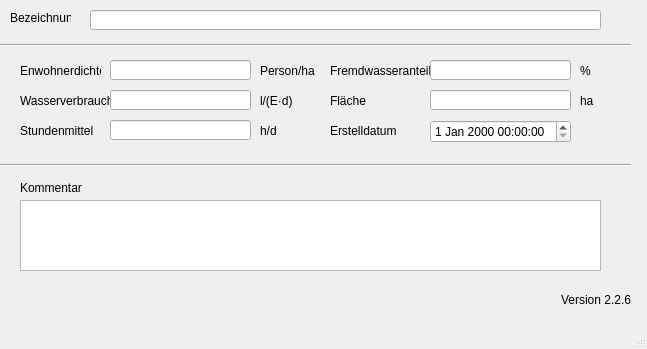
<?xml version="1.0" encoding="UTF-8"?>
<ui version="4.0">
 <class>MainWindow</class>
 <widget class="QMainWindow" name="MainWindow">
  <property name="enabled">
   <bool>true</bool>
  </property>
  <property name="geometry">
   <rect>
    <x>0</x>
    <y>0</y>
    <width>647</width>
    <height>349</height>
   </rect>
  </property>
  <property name="windowTitle">
   <string>MainWindow</string>
  </property>
  <widget class="QWidget" name="centralwidget">
   <widget class="QLabel" name="label_20">
    <property name="geometry">
     <rect>
      <x>330</x>
      <y>60</y>
      <width>111</width>
      <height>21</height>
     </rect>
    </property>
    <property name="text">
     <string>Fremdwasseranteil</string>
    </property>
   </widget>
   <widget class="QLabel" name="label">
    <property name="geometry">
     <rect>
      <x>10</x>
      <y>10</y>
      <width>61</width>
      <height>16</height>
     </rect>
    </property>
    <property name="text">
     <string>Bezeichnung</string>
    </property>
   </widget>
   <widget class="Line" name="line">
    <property name="geometry">
     <rect>
      <x>0</x>
      <y>30</y>
      <width>631</width>
      <height>31</height>
     </rect>
    </property>
    <property name="orientation">
     <enum>Qt::Horizontal</enum>
    </property>
   </widget>
   <widget class="QLabel" name="label_14">
    <property name="geometry">
     <rect>
      <x>20</x>
      <y>180</y>
      <width>81</width>
      <height>16</height>
     </rect>
    </property>
    <property name="text">
     <string>Kommentar</string>
    </property>
   </widget>
   <widget class="QLabel" name="label_11">
    <property name="geometry">
     <rect>
      <x>260</x>
      <y>120</y>
      <width>41</width>
      <height>21</height>
     </rect>
    </property>
    <property name="text">
     <string>h/d</string>
    </property>
   </widget>
   <widget class="QLabel" name="label_5">
    <property name="geometry">
     <rect>
      <x>20</x>
      <y>90</y>
      <width>91</width>
      <height>21</height>
     </rect>
    </property>
    <property name="text">
     <string>Wasserverbrauch</string>
    </property>
   </widget>
   <widget class="QLabel" name="label_8">
    <property name="geometry">
     <rect>
      <x>260</x>
      <y>60</y>
      <width>61</width>
      <height>21</height>
     </rect>
    </property>
    <property name="text">
     <string>Person/ha</string>
    </property>
   </widget>
   <widget class="QLabel" name="label_70">
    <property name="geometry">
     <rect>
      <x>330</x>
      <y>120</y>
      <width>71</width>
      <height>21</height>
     </rect>
    </property>
    <property name="text">
     <string>Erstelldatum</string>
    </property>
   </widget>
   <widget class="Line" name="line_2">
    <property name="geometry">
     <rect>
      <x>0</x>
      <y>150</y>
      <width>631</width>
      <height>31</height>
     </rect>
    </property>
    <property name="orientation">
     <enum>Qt::Horizontal</enum>
    </property>
   </widget>
   <widget class="QLabel" name="label_6">
    <property name="geometry">
     <rect>
      <x>20</x>
      <y>120</y>
      <width>81</width>
      <height>21</height>
     </rect>
    </property>
    <property name="text">
     <string>Stundenmittel</string>
    </property>
   </widget>
   <widget class="QLabel" name="label_10">
    <property name="geometry">
     <rect>
      <x>260</x>
      <y>90</y>
      <width>41</width>
      <height>21</height>
     </rect>
    </property>
    <property name="text">
     <string>l/(E·d)</string>
    </property>
   </widget>
   <widget class="QLabel" name="label_3">
    <property name="geometry">
     <rect>
      <x>20</x>
      <y>60</y>
      <width>81</width>
      <height>21</height>
     </rect>
    </property>
    <property name="text">
     <string>Enwohnerdichte</string>
    </property>
   </widget>
   <widget class="QLabel" name="label_21">
    <property name="geometry">
     <rect>
      <x>330</x>
      <y>90</y>
      <width>111</width>
      <height>21</height>
     </rect>
    </property>
    <property name="text">
     <string>Fläche</string>
    </property>
   </widget>
   <widget class="QLabel" name="label_12">
    <property name="geometry">
     <rect>
      <x>580</x>
      <y>90</y>
      <width>41</width>
      <height>21</height>
     </rect>
    </property>
    <property name="text">
     <string>ha</string>
    </property>
   </widget>
   <widget class="QLabel" name="label_9">
    <property name="geometry">
     <rect>
      <x>580</x>
      <y>60</y>
      <width>41</width>
      <height>21</height>
     </rect>
    </property>
    <property name="text">
     <string>%</string>
    </property>
   </widget>
   <widget class="QLineEdit" name="tgnam">
    <property name="geometry">
     <rect>
      <x>90</x>
      <y>10</y>
      <width>511</width>
      <height>20</height>
     </rect>
    </property>
   </widget>
   <widget class="QLineEdit" name="ewdichte">
    <property name="geometry">
     <rect>
      <x>110</x>
      <y>60</y>
      <width>141</width>
      <height>20</height>
     </rect>
    </property>
   </widget>
   <widget class="QLineEdit" name="wverbrauch">
    <property name="geometry">
     <rect>
      <x>110</x>
      <y>90</y>
      <width>141</width>
      <height>20</height>
     </rect>
    </property>
   </widget>
   <widget class="QLineEdit" name="stdmittel">
    <property name="geometry">
     <rect>
      <x>110</x>
      <y>120</y>
      <width>141</width>
      <height>20</height>
     </rect>
    </property>
   </widget>
   <widget class="QLineEdit" name="fremdwas">
    <property name="geometry">
     <rect>
      <x>430</x>
      <y>60</y>
      <width>141</width>
      <height>20</height>
     </rect>
    </property>
   </widget>
   <widget class="QLineEdit" name="flaeche">
    <property name="geometry">
     <rect>
      <x>430</x>
      <y>90</y>
      <width>141</width>
      <height>20</height>
     </rect>
    </property>
   </widget>
   <widget class="QTextEdit" name="kommentar">
    <property name="geometry">
     <rect>
      <x>20</x>
      <y>200</y>
      <width>581</width>
      <height>71</height>
     </rect>
    </property>
   </widget>
   <widget class="QgsDateTimeEdit" name="createdat">
    <property name="geometry">
     <rect>
      <x>430</x>
      <y>120</y>
      <width>141</width>
      <height>23</height>
     </rect>
    </property>
   </widget>
   <widget class="QLabel" name="lb_version">
    <property name="geometry">
     <rect>
      <x>560</x>
      <y>290</y>
      <width>71</width>
      <height>20</height>
     </rect>
    </property>
    <property name="toolTip">
     <string>Version QKan Import</string>
    </property>
    <property name="text">
     <string>Version 2.2.6</string>
    </property>
    <property name="alignment">
     <set>Qt::AlignRight|Qt::AlignTrailing|Qt::AlignVCenter</set>
    </property>
   </widget>
  </widget>
  <widget class="QMenuBar" name="menubar">
   <property name="geometry">
    <rect>
     <x>0</x>
     <y>0</y>
     <width>647</width>
     <height>21</height>
    </rect>
   </property>
  </widget>
  <widget class="QStatusBar" name="statusbar"/>
 </widget>
 <customwidgets>
  <customwidget>
   <class>QgsDateTimeEdit</class>
   <extends>QDateTimeEdit</extends>
   <header>qgsdatetimeedit.h</header>
  </customwidget>
 </customwidgets>
 <tabstops>
  <tabstop>tgnam</tabstop>
  <tabstop>ewdichte</tabstop>
  <tabstop>wverbrauch</tabstop>
  <tabstop>stdmittel</tabstop>
  <tabstop>fremdwas</tabstop>
  <tabstop>flaeche</tabstop>
  <tabstop>createdat</tabstop>
  <tabstop>kommentar</tabstop>
 </tabstops>
 <resources/>
 <connections/>
</ui>
